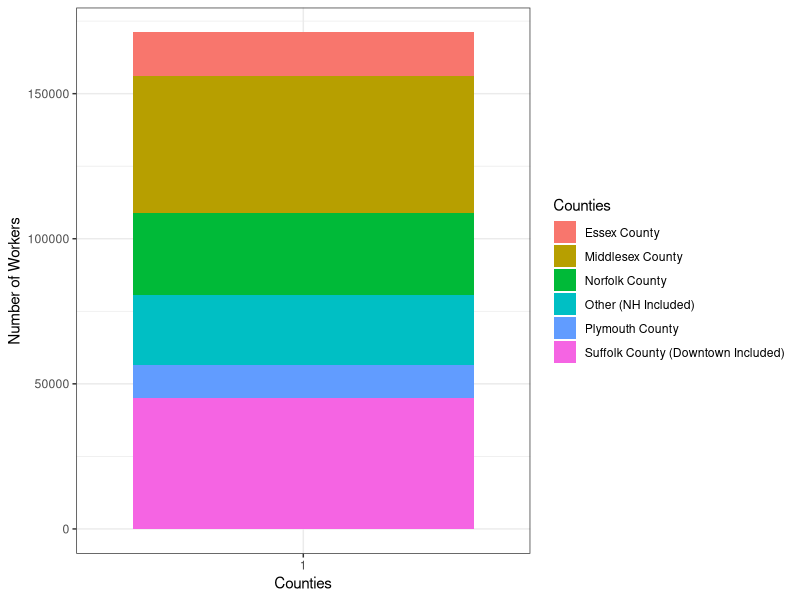

Recreate this plot in R.
## ---- chunk 1
knitr::opts_chunk$set(echo = TRUE)
## ---- chunk 2
library(tidyverse)
library(ggplot2)
library(ggthemes)
library(scales)
## ---- chunk 3
dt_commuters <- tribble(
  ~x, ~y, ~z,
  1, "Middlesex County", 47100,
  2, "Norfolk County", 28400,
  3, "Plymouth County", 11300,
  4, "Suffolk County (Downtown Included)", 45100,
  5, "Essex County", 15100,
  6, "Other (NH Included)", 24100)
## ---- chunk 4
dt_commuters <- dt_commuters %>%
  mutate(x = "1")

ggplot(dt_commuters,
       aes(x = x,
           y = z,
           fill = y)) +
  geom_col() +
  geom_bar(stat = "identity", position = "fill", width = 0.25) +
  scale_x_discrete(name = "Counties") +
  scale_y_continuous(name = "Number of Workers") +
  labs(fill = "Counties") +
  theme_bw()
